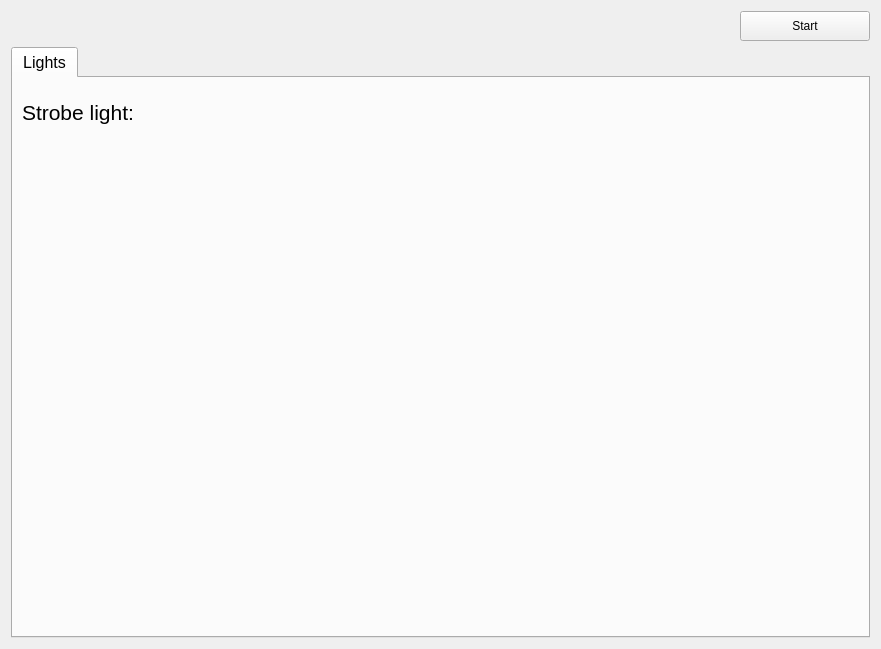
<?xml version="1.0" encoding="UTF-8"?>
<ui version="4.0">
 <class>EmulatorWidget</class>
 <widget class="QWidget" name="EmulatorWidget">
  <property name="geometry">
   <rect>
    <x>0</x>
    <y>0</y>
    <width>881</width>
    <height>649</height>
   </rect>
  </property>
  <property name="windowTitle">
   <string>Form</string>
  </property>
  <layout class="QVBoxLayout" name="verticalLayout">
   <item>
    <layout class="QHBoxLayout" name="horizontalLayout_2">
     <item>
      <spacer name="horizontalSpacer">
       <property name="orientation">
        <enum>Qt::Horizontal</enum>
       </property>
       <property name="sizeHint" stdset="0">
        <size>
         <width>860</width>
         <height>20</height>
        </size>
       </property>
      </spacer>
     </item>
     <item>
      <widget class="QPushButton" name="buttonStart">
       <property name="minimumSize">
        <size>
         <width>130</width>
         <height>30</height>
        </size>
       </property>
       <property name="maximumSize">
        <size>
         <width>130</width>
         <height>30</height>
        </size>
       </property>
       <property name="text">
        <string>Start</string>
       </property>
       <property name="icon">
        <iconset resource="../../resources.qrc">
         <normaloff>:/Icons/Icons/play48.png</normaloff>:/Icons/Icons/play48.png</iconset>
       </property>
      </widget>
     </item>
    </layout>
   </item>
   <item>
    <widget class="QTabWidget" name="tabWidgetEmulator">
     <property name="font">
      <font>
       <pointsize>12</pointsize>
      </font>
     </property>
     <property name="currentIndex">
      <number>0</number>
     </property>
     <widget class="QWidget" name="lightsTab">
      <attribute name="title">
       <string>Lights</string>
      </attribute>
      <layout class="QVBoxLayout" name="verticalLayout_2">
       <item>
        <layout class="QHBoxLayout" name="horizontalLayout">
         <item>
          <widget class="QLabel" name="label">
           <property name="font">
            <font>
             <pointsize>16</pointsize>
            </font>
           </property>
           <property name="text">
            <string>Strobe light:</string>
           </property>
          </widget>
         </item>
         <item>
          <spacer name="horizontalSpacer_2">
           <property name="orientation">
            <enum>Qt::Horizontal</enum>
           </property>
           <property name="sizeHint" stdset="0">
            <size>
             <width>40</width>
             <height>20</height>
            </size>
           </property>
          </spacer>
         </item>
         <item>
          <widget class="QLabel" name="label_2">
           <property name="minimumSize">
            <size>
             <width>50</width>
             <height>50</height>
            </size>
           </property>
           <property name="maximumSize">
            <size>
             <width>50</width>
             <height>50</height>
            </size>
           </property>
           <property name="text">
            <string/>
           </property>
           <property name="pixmap">
            <pixmap resource="../../resources.qrc">:/Icons/Icons/led-off.png</pixmap>
           </property>
           <property name="scaledContents">
            <bool>true</bool>
           </property>
          </widget>
         </item>
        </layout>
       </item>
       <item>
        <spacer name="verticalSpacer">
         <property name="orientation">
          <enum>Qt::Vertical</enum>
         </property>
         <property name="sizeHint" stdset="0">
          <size>
           <width>20</width>
           <height>479</height>
          </size>
         </property>
        </spacer>
       </item>
      </layout>
     </widget>
    </widget>
   </item>
  </layout>
 </widget>
 <resources>
  <include location="../../resources.qrc"/>
 </resources>
 <connections/>
</ui>
